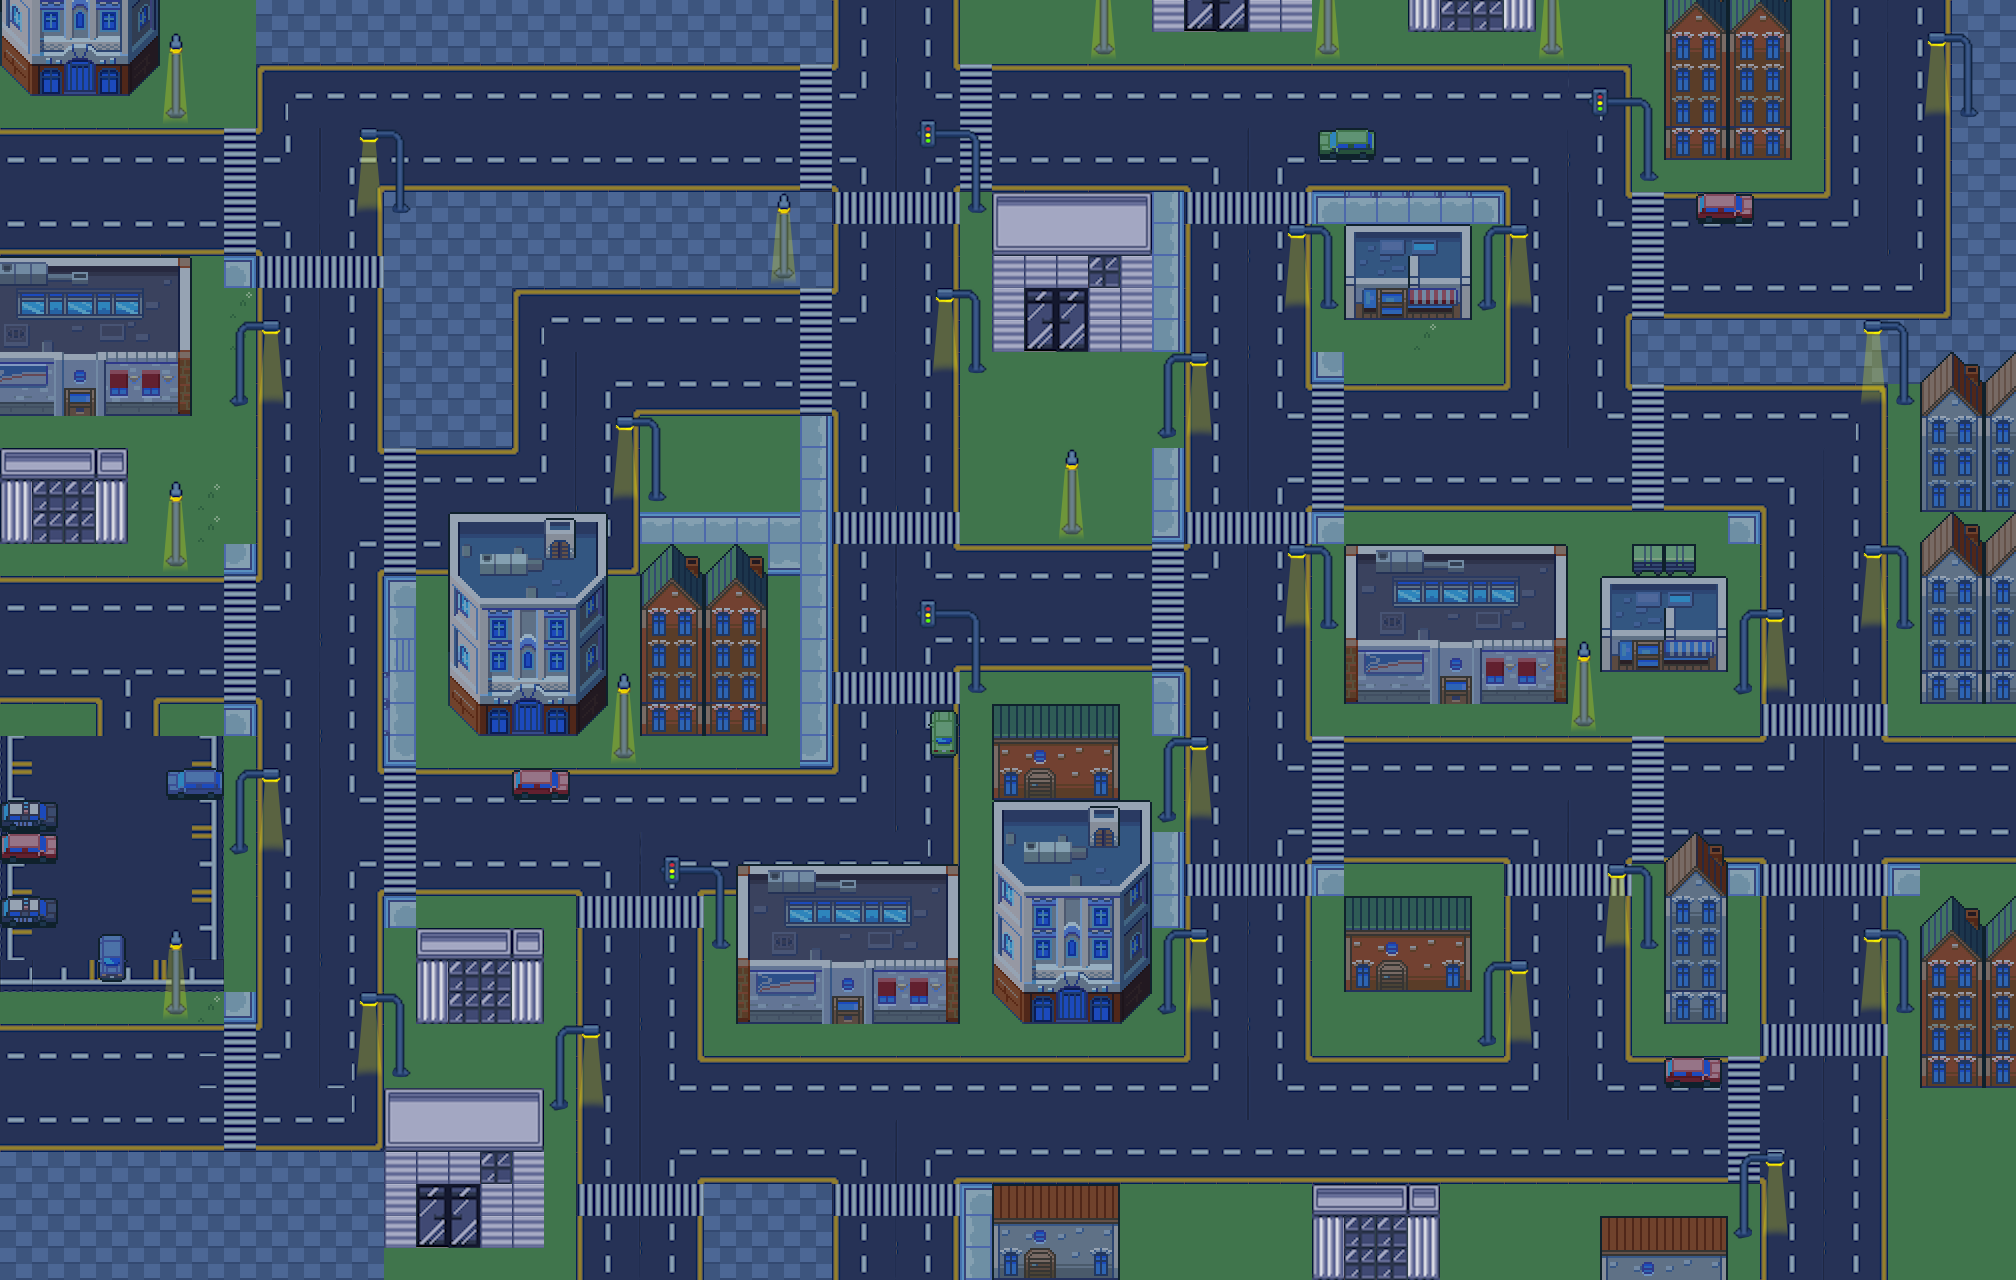

A 2D game scene composited from a Tiled map and its tileset images. What follows is a short description and the map's XML, with each tile layer's data collapsed to a summary:
An orthogonal 63x40 tile map with 32x32 px tiles, 2 tile layers (streetLayer, buildingsNDecoLayer), 4 tilesets and 1 object (start).

<map version="1.9" tiledversion="1.9.2" orientation="orthogonal" renderorder="right-down" width="63" height="40" tilewidth="32" tileheight="32" infinite="0" nextlayerid="7" nextobjectid="3">
 <tileset firstgid="1" name="Tilemap" tilewidth="32" tileheight="32" tilecount="260" columns="20">
  <image source="Tilemap.png" width="640" height="416" />
 </tileset>
 <tileset firstgid="261" name="Buildings32x32" tilewidth="32" tileheight="32" tilecount="180" columns="12">
  <image source="Buildings32x32.png" width="384" height="480" />
 </tileset>
 <tileset firstgid="441" name="City-01" tilewidth="32" tileheight="32" tilecount="896" columns="56">
  <image source="City-01.png" width="1792" height="512" />
  <tile id="32">
   <properties>
    <property name="grass" type="bool" value="true" />
   </properties>
  </tile>
  <tile id="33">
   <properties>
    <property name="grass" type="bool" value="true" />
   </properties>
  </tile>
  <tile id="88">
   <properties>
    <property name="grass" type="bool" value="true" />
   </properties>
  </tile>
  <tile id="89">
   <properties>
    <property name="grass" type="bool" value="true" />
   </properties>
  </tile>
  <tile id="144">
   <properties>
    <property name="grass" type="bool" value="true" />
   </properties>
  </tile>
  <tile id="145">
   <properties>
    <property name="grass" type="bool" value="true" />
   </properties>
  </tile>
  <tile id="200">
   <properties>
    <property name="grass" type="bool" value="true" />
   </properties>
  </tile>
  <tile id="201">
   <properties>
    <property name="grass" type="bool" value="true" />
   </properties>
  </tile>
  <tile id="256">
   <properties>
    <property name="grass" type="bool" value="true" />
   </properties>
  </tile>
  <tile id="257">
   <properties>
    <property name="grass" type="bool" value="true" />
   </properties>
  </tile>
  <tile id="312">
   <properties>
    <property name="grass" type="bool" value="true" />
   </properties>
  </tile>
  <tile id="313">
   <properties>
    <property name="grass" type="bool" value="true" />
   </properties>
  </tile>
  <tile id="368">
   <properties>
    <property name="grass" type="bool" value="true" />
   </properties>
  </tile>
  <tile id="369">
   <properties>
    <property name="grass" type="bool" value="true" />
   </properties>
  </tile>
  <tile id="372">
   <properties>
    <property name="checkeredTiles" type="bool" value="true" />
   </properties>
  </tile>
  <tile id="373">
   <properties>
    <property name="checkeredTiles" type="bool" value="true" />
   </properties>
  </tile>
  <tile id="424">
   <properties>
    <property name="grass" type="bool" value="true" />
   </properties>
  </tile>
  <tile id="425">
   <properties>
    <property name="grass" type="bool" value="true" />
   </properties>
  </tile>
  <tile id="428">
   <properties>
    <property name="checkeredTiles" type="bool" value="true" />
   </properties>
  </tile>
  <tile id="429">
   <properties>
    <property name="checkeredTiles" type="bool" value="true" />
   </properties>
  </tile>
  <tile id="480">
   <properties>
    <property name="grass" type="bool" value="true" />
   </properties>
  </tile>
  <tile id="481">
   <properties>
    <property name="grass" type="bool" value="true" />
   </properties>
  </tile>
  <tile id="484">
   <properties>
    <property name="checkeredTiles" type="bool" value="true" />
   </properties>
  </tile>
  <tile id="485">
   <properties>
    <property name="checkeredTiles" type="bool" value="true" />
   </properties>
  </tile>
 </tileset>
 <tileset firstgid="1337" name="Street32x32" tilewidth="32" tileheight="32" tilecount="256" columns="32">
  <image source="Street32x32.png" width="1024" height="256" />
 </tileset>
 <layer id="1" name="streetLayer" width="63" height="40">
  <data>[2520 cells, 2520 non-empty, 96 distinct tile ids]</data>
 </layer>
 <objectgroup id="6" name="objectLayer">
  <object id="2" name="start" x="1814.52" y="815.401">
   <point />
  </object>
 </objectgroup>
 <layer id="5" name="buildingsNDecoLayer" width="63" height="40">
  <data>[2520 cells, 912 non-empty, 209 distinct tile ids]</data>
 </layer>
</map>
